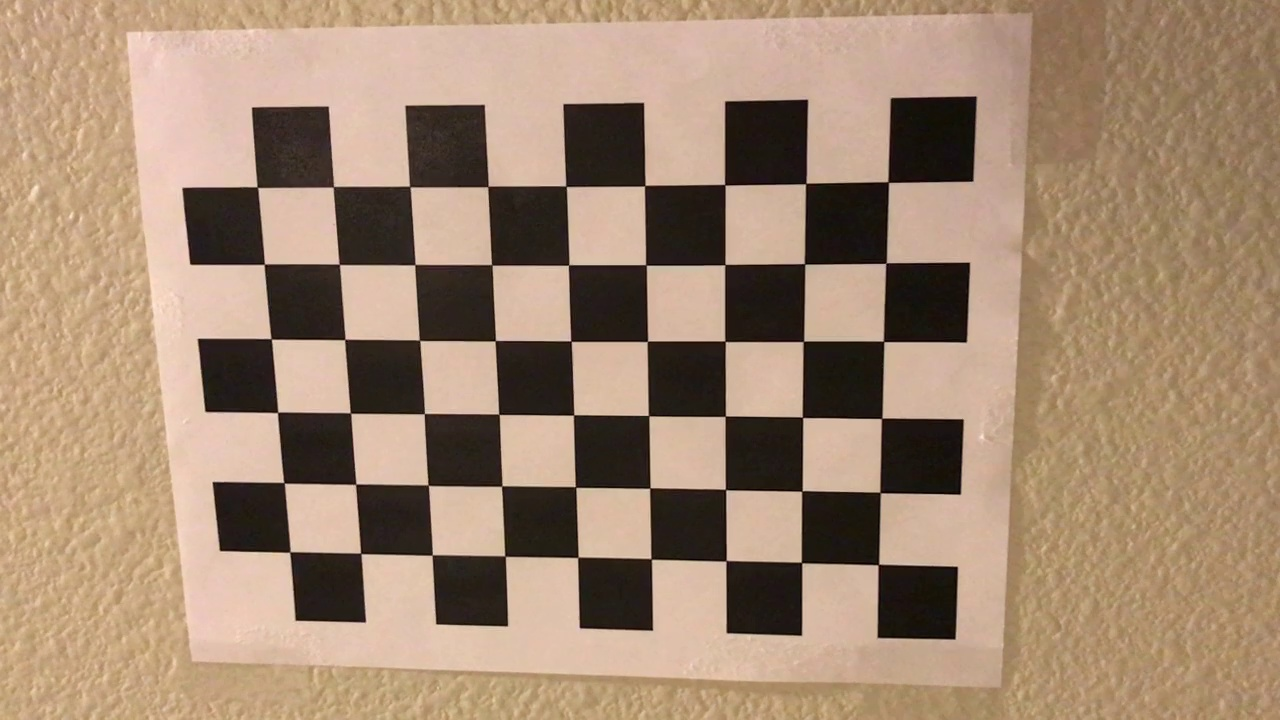
#> input picture iphone_cam_cal/frame0.jpg, 1280 x 720 px; its folder holds only this picture in this run
$ python 2_cam_calib.py
#> lines starting #> are read from the running program, lines starting #| are printed output that depends on the picture
"""For loading camera calibration images.
Get at least 15 chessboard images with your camera.
Note that iPhones use a different size for images vs.
video, so you may need to extract images from video of a chessboard.
"""

import numpy as np
import os
import cv2
import pickle

# Load calibration images
loc = 'iphone_cam_cal/'
calibration_pics_loc = os.listdir(loc)
calibration_images = []

for i in calibration_pics_loc:
    i = loc + i
    image = cv2.imread(i)
#> image is the input picture: shape (720, 1280, 3); mean B, G, R 113.6, 136.4, 162.2
    calibration_images.append(image)

# Prepare object points
objp = np.zeros((6*9,3), np.float32)
objp[:,:2] = np.mgrid[0:9, 0:6].T.reshape(-1,2)

# Arrays for later storing object points and image points
objpoints = []
imgpoints = []

for image in calibration_images:

    gray = cv2.cvtColor(image,cv2.COLOR_BGR2GRAY)

    ret, corners = cv2.findChessboardCorners(gray, (9,6), None)

    if ret == True:
        objpoints.append(objp)
        imgpoints.append(corners)

        cv2.drawChessboardCorners(image, (9, 6), corners, ret)
#> this loop made 1 pass
#> ret on pass 1: True
#> pass 1, `gray = cv2.cvtColor(image,cv2.COLOR_BGR2GRAY)`:
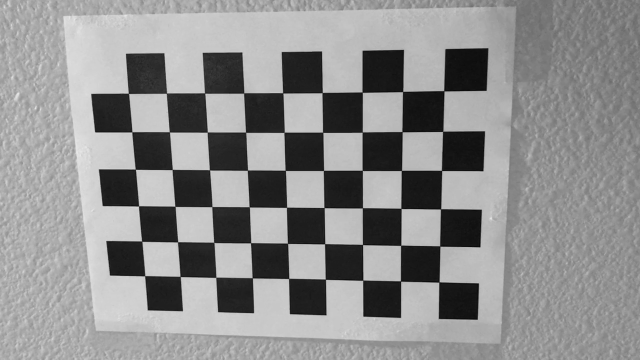
#> gray: shape (720, 1280) (shown at 1/2 size); min 2, max 237, mean 141.5
#> after the loop, imgpoints = 1 item; objpoints = 1 item

#Get undistortion info and undistort
ret, mtx, dist, rvecs, tvecs = cv2.calibrateCamera(objpoints, imgpoints, gray.shape[::-1],None,None)
#> ret = 0.526; mtx = [[1252.7, 0, 632.9], [0, 1251.6, 356], [0, 0, 1]]; dist = [[0.44, -5.66, -0.00579, -0.00456, 26.66]]; rvecs = ([0.174, -0.355, 3.11],); tvecs = ([3.23, 2.75, 16.62],)
dst = cv2.undistort(calibration_images[0], mtx, dist, None, mtx)
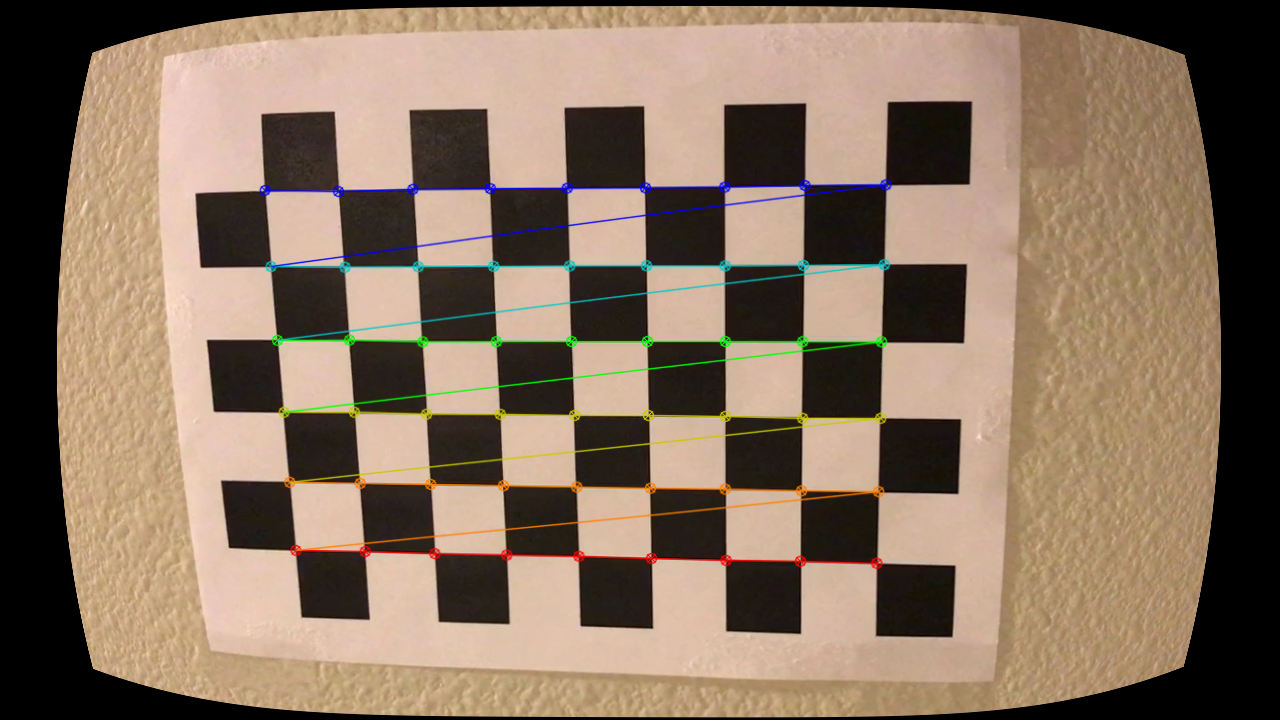
#> dst: shape (720, 1280, 3); mean of channels 0, 1, 2 96.4, 115.2, 135.9; drawn as B, G, R

# Saving undistortion info
pickle.dump(mtx,open( "mtx.p", "wb" ))
pickle.dump(dist,open( "dist.p", "wb" ))

$ run again, on iphone_cam_cal/frame12.jpg
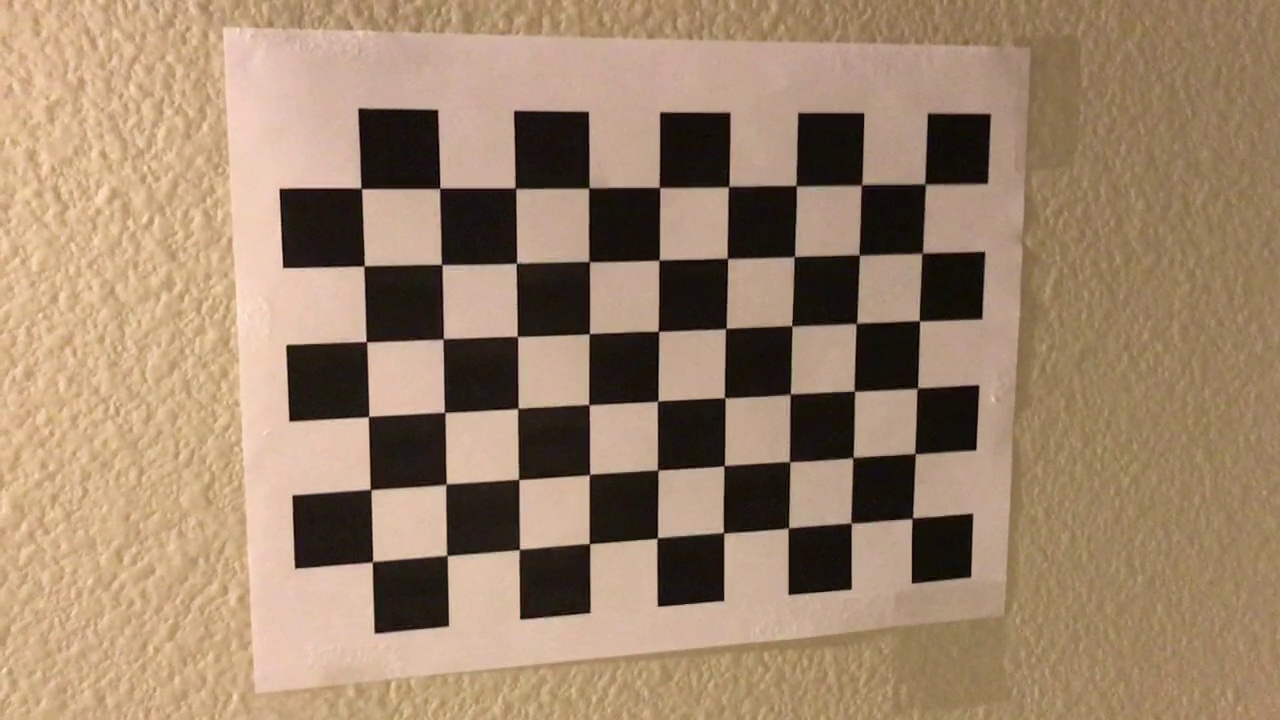
#> input picture iphone_cam_cal/frame12.jpg, 1280 x 720 px
#> image is the input picture: shape (720, 1280, 3); mean B, G, R 107.9, 132.9, 158.2
#> the loop `for image in calibration_images: ` made 1 pass
#> ret on pass 1: True
#> pass 1, `gray = cv2.cvtColor(image,cv2.COLOR_BGR2GRAY)`:
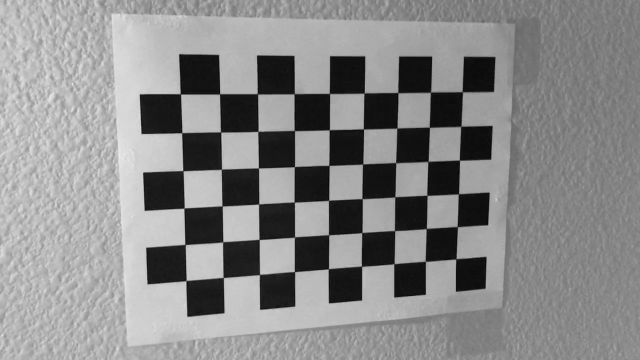
#> gray: shape (720, 1280) (shown at 1/2 size); min 2, max 239, mean 137.7
#> after the loop `for image in calibration_images:`: imgpoints = 1 item
#> `ret, mtx, dist, rvecs, tvecs = cv2.calibrateCamera(objpoints, imgpoint..`: ret = 0.404; mtx = [[1239.7, 0, 593.7], [0, 1229.1, 344.3], [0, 0, 1]]; dist = [[0.0917, 2.52, -0.00334, -0.00186, -27.38]]; rvecs = ([-0.398, -0.222, 3.09],); tvecs = ([4.78, 2.63, 18.71],)
#> `dst = cv2.undistort(calibration_images[0], mtx, dist, None, mtx)`:
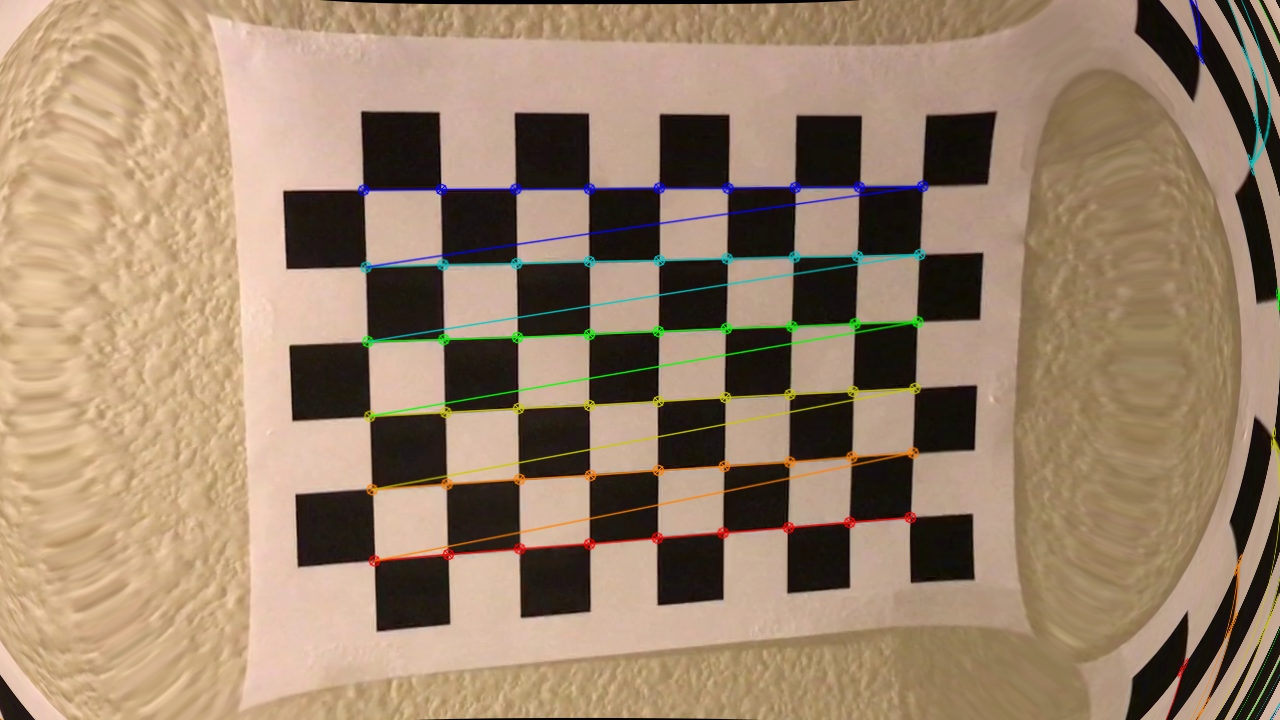
#> dst: shape (720, 1280, 3); mean of channels 0, 1, 2 107.6, 131.7, 155.5; drawn as B, G, R

$ run again, on iphone_cam_cal/frame13.jpg
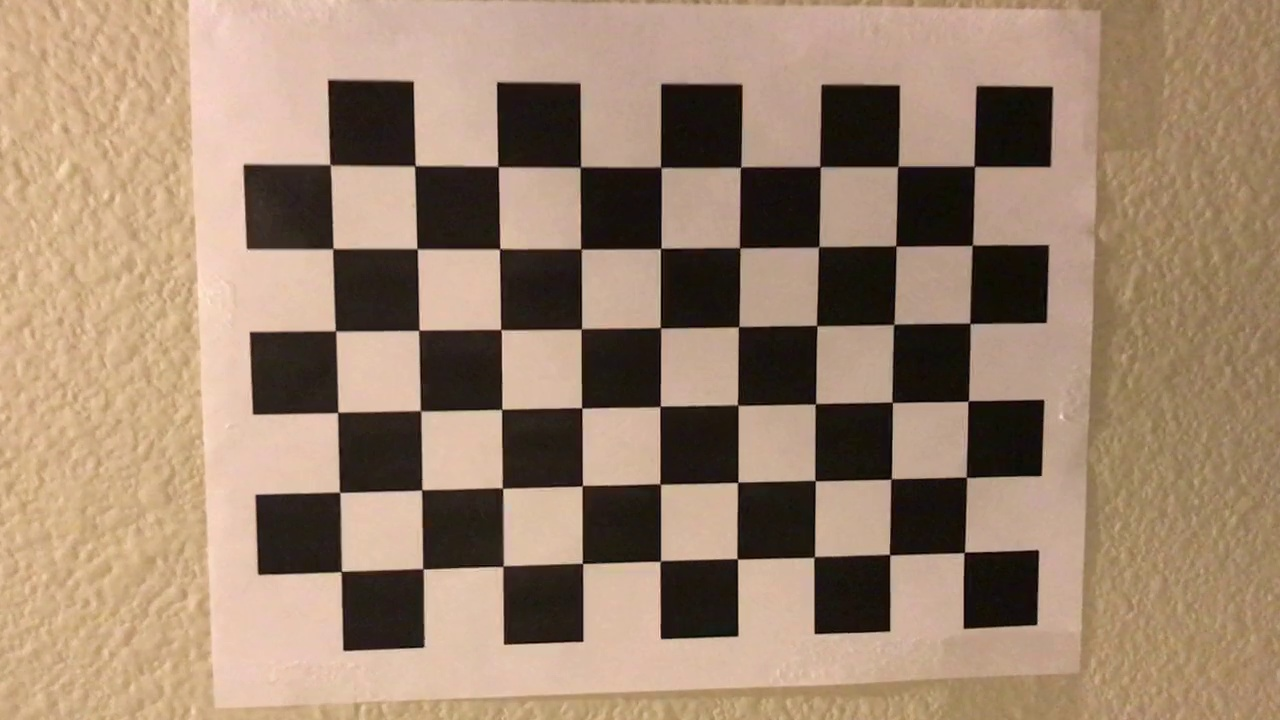
#> input picture iphone_cam_cal/frame13.jpg, 1280 x 720 px
#> image is the input picture: shape (720, 1280, 3); mean B, G, R 110.5, 132.4, 157.5
#> the loop `for image in calibration_images: ` made 1 pass
#> ret on pass 1: True
#> pass 1, `gray = cv2.cvtColor(image,cv2.COLOR_BGR2GRAY)`:
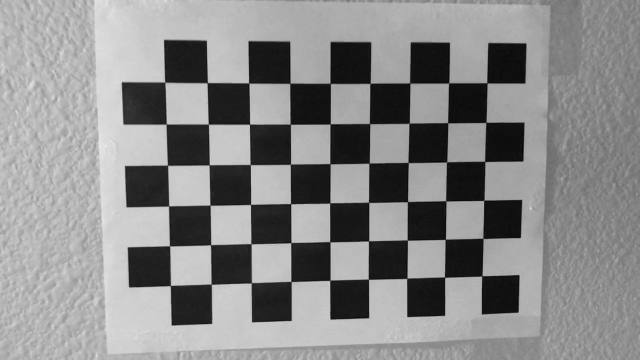
#> gray: shape (720, 1280) (shown at 1/2 size); min 1, max 236, mean 137.4
#> after the loop `for image in calibration_images:`: imgpoints = 1 item
#> `ret, mtx, dist, rvecs, tvecs = cv2.calibrateCamera(objpoints, imgpoint..`: ret = 0.417; mtx = [[651.9, 0, 507.7], [0, 642.5, 373.5], [0, 0, 1]]; dist = [[0.0392, 0.0139, -0.00203, -0.00388, -0.0578]]; rvecs = ([-0.0901, -0.0765, 3.13],); tvecs = ([5.94, 2.36, 8.53],)
#> `dst = cv2.undistort(calibration_images[0], mtx, dist, None, mtx)`:
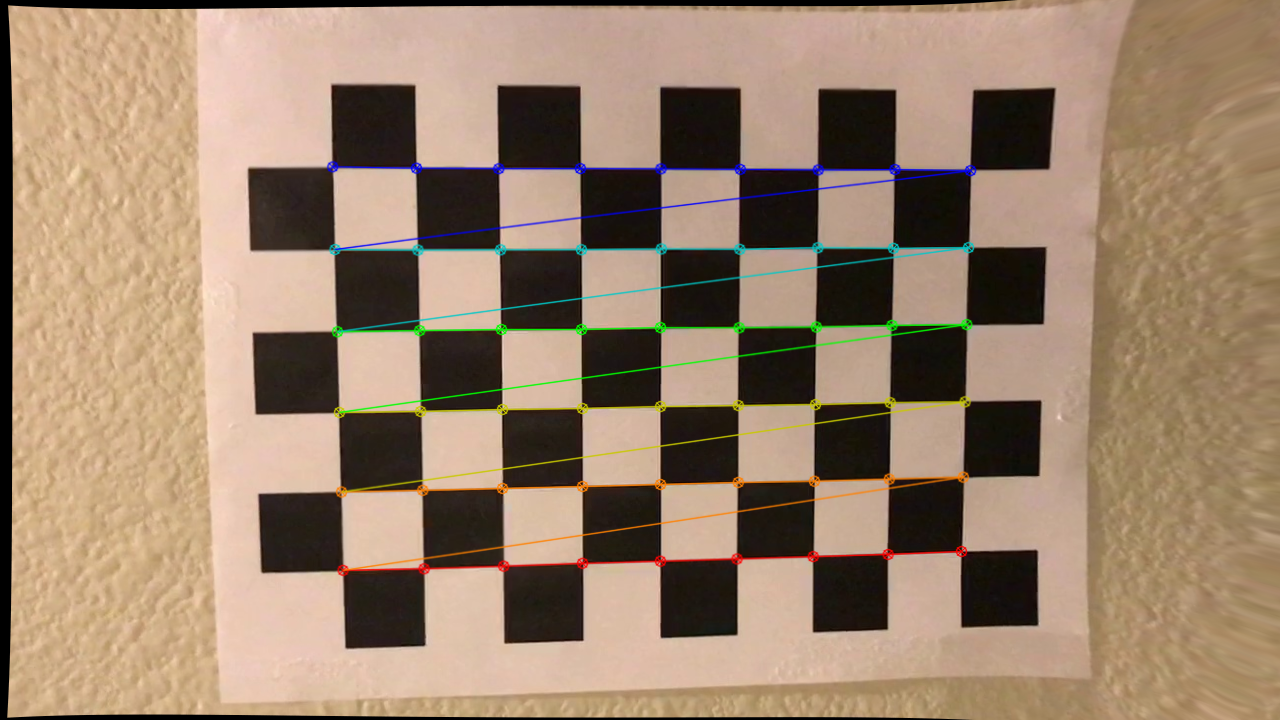
#> dst: shape (720, 1280, 3); mean of channels 0, 1, 2 108.1, 130.2, 154; drawn as B, G, R
